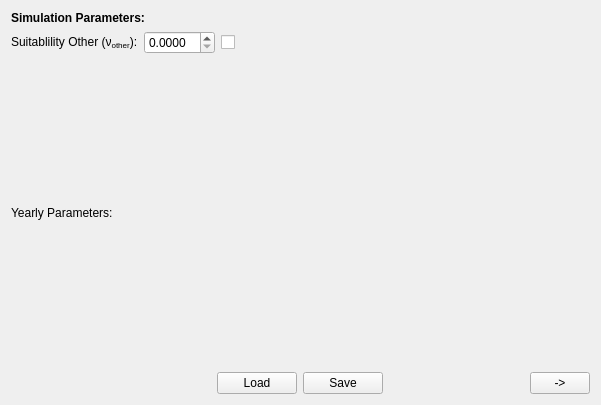
<?xml version="1.0" encoding="UTF-8"?>
<ui version="4.0">
 <class>Simulation_Tab1_ParametersTab</class>
 <widget class="QWidget" name="Simulation_Tab1_ParametersTab">
  <property name="geometry">
   <rect>
    <x>0</x>
    <y>0</y>
    <width>601</width>
    <height>405</height>
   </rect>
  </property>
  <property name="windowTitle">
   <string>Form</string>
  </property>
  <layout class="QVBoxLayout" name="verticalLayout">
   <item>
    <widget class="QLabel" name="label">
     <property name="sizePolicy">
      <sizepolicy hsizetype="Preferred" vsizetype="Fixed">
       <horstretch>0</horstretch>
       <verstretch>0</verstretch>
      </sizepolicy>
     </property>
     <property name="font">
      <font>
       <weight>75</weight>
       <bold>true</bold>
      </font>
     </property>
     <property name="text">
      <string>Simulation Parameters:</string>
     </property>
    </widget>
   </item>
   <item>
    <layout class="QHBoxLayout" name="horizontalLayout">
     <item>
      <widget class="QLabel" name="label_2">
       <property name="toolTip">
        <string>&lt;html&gt;&lt;head/&gt;&lt;body&gt;&lt;p&gt;The Suitability Other (ν&lt;span style=&quot; vertical-align:sub;&quot;&gt;other&lt;/span&gt;) term from Eq'n (6) of Curti's dissertation. &lt;/p&gt;&lt;/body&gt;&lt;/html&gt;</string>
       </property>
       <property name="text">
        <string>&lt;html&gt;&lt;head/&gt;&lt;body&gt;&lt;p&gt;Suitablility Other (ν&lt;span style=&quot; vertical-align:sub;&quot;&gt;other&lt;/span&gt;):&lt;/p&gt;&lt;/body&gt;&lt;/html&gt;</string>
       </property>
      </widget>
     </item>
     <item>
      <widget class="QDoubleSpinBox" name="Simulation_Tab1_NuOtherDSB">
       <property name="toolTip">
        <string>&lt;html&gt;&lt;head/&gt;&lt;body&gt;&lt;p&gt;The Suitability Other (ν&lt;span style=&quot; vertical-align:sub;&quot;&gt;other&lt;/span&gt;) term in the denominator of Eq'n 6 from Curti's dissertation.&lt;/p&gt;&lt;/body&gt;&lt;/html&gt;</string>
       </property>
       <property name="decimals">
        <number>4</number>
       </property>
       <property name="singleStep">
        <double>0.100000000000000</double>
       </property>
       <property name="stepType">
        <enum>QAbstractSpinBox::AdaptiveDecimalStepType</enum>
       </property>
      </widget>
     </item>
     <item>
      <widget class="QCheckBox" name="Simulation_Tab1_NuOtherCB">
       <property name="toolTip">
        <string>&lt;html&gt;&lt;head/&gt;&lt;body&gt;&lt;p&gt;If checked, Simulation will use this value for ν&lt;span style=&quot; vertical-align:sub;&quot;&gt;other&lt;/span&gt;&lt;/p&gt;&lt;/body&gt;&lt;/html&gt;</string>
       </property>
       <property name="text">
        <string/>
       </property>
      </widget>
     </item>
     <item>
      <spacer name="horizontalSpacer">
       <property name="orientation">
        <enum>Qt::Horizontal</enum>
       </property>
       <property name="sizeHint" stdset="0">
        <size>
         <width>40</width>
         <height>20</height>
        </size>
       </property>
      </spacer>
     </item>
    </layout>
   </item>
   <item>
    <widget class="QSplitter" name="splitter">
     <property name="orientation">
      <enum>Qt::Horizontal</enum>
     </property>
     <widget class="QWidget" name="layoutWidget">
      <layout class="QVBoxLayout" name="verticalLayout_2">
       <item>
        <layout class="QHBoxLayout" name="horizontalLayout_2">
         <item>
          <widget class="QLabel" name="label_3">
           <property name="sizePolicy">
            <sizepolicy hsizetype="Preferred" vsizetype="Fixed">
             <horstretch>0</horstretch>
             <verstretch>0</verstretch>
            </sizepolicy>
           </property>
           <property name="text">
            <string>Yearly Parameters:</string>
           </property>
          </widget>
         </item>
         <item>
          <widget class="QLabel" name="Simulation_Tab1_SpeciesLBL">
           <property name="text">
            <string/>
           </property>
          </widget>
         </item>
         <item>
          <spacer name="horizontalSpacer_2">
           <property name="orientation">
            <enum>Qt::Horizontal</enum>
           </property>
           <property name="sizeHint" stdset="0">
            <size>
             <width>40</width>
             <height>20</height>
            </size>
           </property>
          </spacer>
         </item>
        </layout>
       </item>
       <item>
        <layout class="QVBoxLayout" name="Simulation_Tab1_YearlyParametersLT"/>
       </item>
      </layout>
     </widget>
    </widget>
   </item>
   <item>
    <layout class="QHBoxLayout" name="horizontalLayout_87">
     <item>
      <spacer name="horizontalSpacer_102">
       <property name="orientation">
        <enum>Qt::Horizontal</enum>
       </property>
       <property name="sizeType">
        <enum>QSizePolicy::Fixed</enum>
       </property>
       <property name="sizeHint" stdset="0">
        <size>
         <width>65</width>
         <height>20</height>
        </size>
       </property>
      </spacer>
     </item>
     <item>
      <spacer name="horizontalSpacer_95">
       <property name="orientation">
        <enum>Qt::Horizontal</enum>
       </property>
       <property name="sizeHint" stdset="0">
        <size>
         <width>40</width>
         <height>20</height>
        </size>
       </property>
      </spacer>
     </item>
     <item>
      <widget class="QPushButton" name="Simulation_Tab1_LoadPB">
       <property name="enabled">
        <bool>true</bool>
       </property>
       <property name="toolTip">
        <string>Load table data</string>
       </property>
       <property name="statusTip">
        <string>Load table data</string>
       </property>
       <property name="text">
        <string>Load</string>
       </property>
      </widget>
     </item>
     <item>
      <widget class="QPushButton" name="Simulation_Tab1_SavePB">
       <property name="enabled">
        <bool>true</bool>
       </property>
       <property name="toolTip">
        <string>Save above table data</string>
       </property>
       <property name="statusTip">
        <string>Save above table data</string>
       </property>
       <property name="text">
        <string>Save</string>
       </property>
      </widget>
     </item>
     <item>
      <spacer name="verticalSpacer_42">
       <property name="orientation">
        <enum>Qt::Horizontal</enum>
       </property>
       <property name="sizeType">
        <enum>QSizePolicy::Expanding</enum>
       </property>
       <property name="sizeHint" stdset="0">
        <size>
         <width>48</width>
         <height>20</height>
        </size>
       </property>
      </spacer>
     </item>
     <item>
      <widget class="QPushButton" name="Simulation_Tab1_NextPB">
       <property name="sizePolicy">
        <sizepolicy hsizetype="Fixed" vsizetype="Fixed">
         <horstretch>0</horstretch>
         <verstretch>0</verstretch>
        </sizepolicy>
       </property>
       <property name="minimumSize">
        <size>
         <width>60</width>
         <height>0</height>
        </size>
       </property>
       <property name="maximumSize">
        <size>
         <width>60</width>
         <height>16777215</height>
        </size>
       </property>
       <property name="toolTip">
        <string>Go to next tab page</string>
       </property>
       <property name="statusTip">
        <string>Go to next tab page</string>
       </property>
       <property name="text">
        <string>-&gt;</string>
       </property>
      </widget>
     </item>
    </layout>
   </item>
  </layout>
 </widget>
 <resources/>
 <connections/>
</ui>
